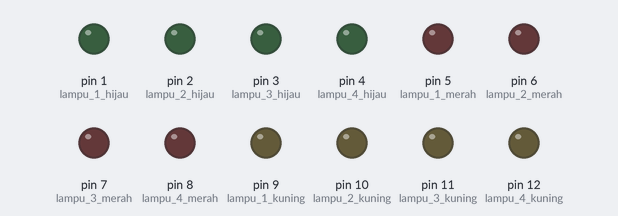
The sketch below on a simulated Arduino Uno, built with avr-gcc and run on an emulated ATmega328P. Parts: output pins drawn as LEDs (lit = HIGH).

Above: at 0.1 s.
At 2.1 s:
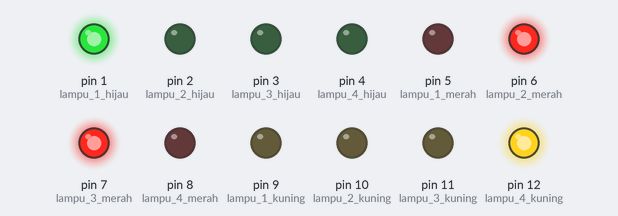
At 12.1 s:
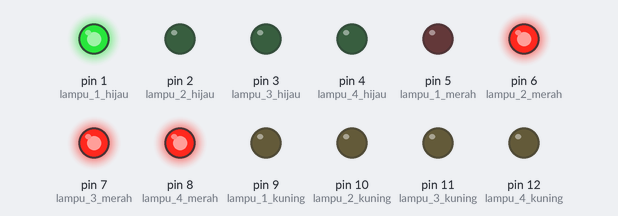
At 22.1 s:
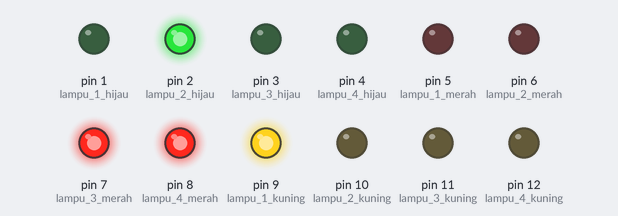
At 32.1 s:
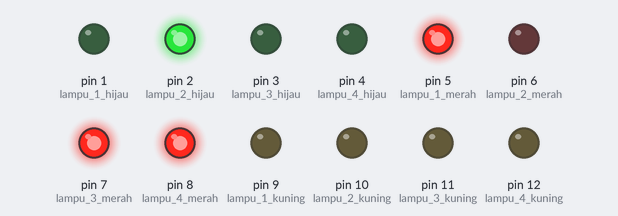
Timing chart, 0 to 33.6 s (numbered marks = the images above):
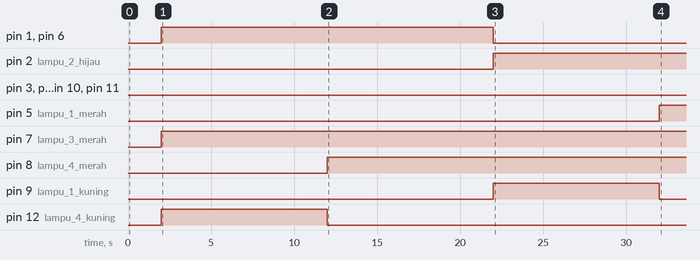

Measured:
- by itself, pin 1 (lampu_1_hijau), pin 6 (lampu_2_merah): LOW → HIGH at 2.0 s, → LOW 20.0 s later
- by itself, pin 2 (lampu_2_hijau): LOW → HIGH at 22.0 s
- by itself, pin 5 (lampu_1_merah): LOW → HIGH at 32.0 s
- by itself, pin 7 (lampu_3_merah): LOW → HIGH at 2.0 s
- by itself, pin 8 (lampu_4_merah): LOW → HIGH at 12.0 s
- by itself, pin 9 (lampu_1_kuning): LOW → HIGH at 22.0 s, → LOW 10.0 s later
- by itself, pin 12 (lampu_4_kuning): LOW → HIGH at 2.0 s, → LOW 10.0 s later

The sketch:

revisi_auto.ino
```cpp
// ==================================================================
//  title   = traffic light
//  author  = Danu andrean
//  date    = 03/02/2020
//
//  note    = tidak menggunakan serial
//          = rumus menentukan timer merah, M = (H*2)+(H-K);
//          = m = merah
//            k = kuning
//            h = hijau
//
//====================================================================


//*****************masukan ke pin output sesui hardware**************
int lampu_1_hijau = 1;
int lampu_2_hijau = 2;
int lampu_3_hijau = 3;
int lampu_4_hijau = 4;

int lampu_1_merah = 5;
int lampu_2_merah = 6;
int lampu_3_merah = 7;
int lampu_4_merah = 8;

int lampu_1_kuning = 9;
int lampu_2_kuning = 10;
int lampu_3_kuning = 11;
int lampu_4_kuning = 12;

//******************************************************************


//nilai timer lampu => timer merah sesuaikan dengan rumus
//----------------------------------------------------------
int timer_merah = 50;
int timer_hijau = 20;
int timer_kuning = 10;
//----------------------------------------------------------

int panel_1_merah = timer_merah;
int panel_2_merah = timer_merah;
int panel_3_merah = timer_merah;
int panel_4_merah = timer_merah;

int panel_1_hijau = timer_hijau;
int panel_2_hijau = timer_hijau;
int panel_3_hijau = timer_hijau;
int panel_4_hijau = timer_hijau;

int panel_1_kuning = timer_kuning;
int panel_2_kuning = timer_kuning;
int panel_3_kuning = timer_kuning;
int panel_4_kuning = timer_kuning;

int time_1_m;
int time_2_m;
int time_3_m;
int time_4_m;

int time_1_h;
int time_2_h;
int time_3_h;
int time_4_h;

int time_1_k;
int time_2_k;
int time_3_k;
int time_4_k;


int keadaan = 1;
int start = 0;


void reset(){
  //mengisi nilai time dengan nilai masukan timer
  time_1_m = panel_1_merah;
  time_2_m = panel_2_merah;
  time_3_m = panel_3_merah;
  time_4_m = panel_4_merah;

  time_1_h = panel_1_hijau;
  time_2_h = panel_2_hijau;
  time_3_h = panel_3_hijau;
  time_4_h = panel_4_hijau;

  time_1_k = panel_1_kuning;
  time_2_k = panel_2_kuning;
  time_3_k = panel_3_kuning;
  time_4_k = panel_4_kuning;

  start = 0;
}

void setup() {
  // put your setup code here, to run once:

  reset();

  pinMode(lampu_1_hijau,OUTPUT);
  pinMode(lampu_2_hijau,OUTPUT);
  pinMode(lampu_3_hijau,OUTPUT);
  pinMode(lampu_4_hijau,OUTPUT);

  pinMode(lampu_1_merah,OUTPUT);
  pinMode(lampu_2_merah,OUTPUT);
  pinMode(lampu_3_merah,OUTPUT);
  pinMode(lampu_4_merah,OUTPUT);

  pinMode(lampu_1_kuning,OUTPUT);
  pinMode(lampu_2_kuning,OUTPUT);
  pinMode(lampu_3_kuning,OUTPUT);
  pinMode(lampu_4_kuning,OUTPUT);
}


void loop() {
  // put your main code here, to run repeatedly:
  delay(1000);

  //algoritma jika mulai || hanya sekali jalan di awal
  if(!start){
     time_2_m = panel_2_merah - panel_2_hijau - panel_2_kuning;
     time_3_m = panel_3_merah - panel_3_kuning;
     start = 1;
  }
  else{
    //hanya reset time merah jika nilai 0

    if(time_1_m == 0) time_1_m = panel_1_merah;
    if(time_2_m == 0) time_2_m = panel_2_merah;
    if(time_3_m == 0) time_3_m = panel_3_merah;
    if(time_4_m == 0) time_4_m = panel_4_merah;

    //algoritma keadaan lampu

    if(keadaan == 1){
      // LOW = mematikan lampu
      // HIGH = menyalakan lampu

      digitalWrite(lampu_4_hijau,LOW);
      digitalWrite(lampu_1_merah,LOW);

      digitalWrite(lampu_1_hijau,HIGH);
      digitalWrite(lampu_2_merah,HIGH);
      digitalWrite(lampu_3_merah,HIGH);
       time_1_h--;
       time_2_m--;
       time_3_m--;

      if (time_4_k == 0){
        digitalWrite(lampu_4_kuning,LOW);
        digitalWrite(lampu_4_merah,HIGH);
        time_4_m--;
      }
      else{
        //ini di hitung terlebih dahulu jika terpenuhi masuk kondisi if di atas
        digitalWrite(lampu_4_kuning,HIGH);
        time_4_k--;
      }
      if (time_1_h == 0){
        keadaan = 2;

        //reset nilai
        time_1_h = panel_1_hijau;
        time_4_k = panel_4_kuning;
      }

    }
    else if(keadaan == 2){
      // LOW = mematikan lampu
      // HIGH = menyalakan lampu

      digitalWrite(lampu_1_hijau,LOW);
      digitalWrite(lampu_2_merah,LOW);

      digitalWrite(lampu_2_hijau,HIGH);
      digitalWrite(lampu_3_merah,HIGH);
      digitalWrite(lampu_4_merah,HIGH);
      time_2_h--;
      time_3_m--;
      time_4_m--;

      if(time_1_k == 0){
        digitalWrite(lampu_1_kuning,LOW);
        digitalWrite(lampu_1_merah,HIGH);
        time_1_m--;
      }
      else{
        digitalWrite(lampu_1_kuning,HIGH);
        time_1_k--;
      }
      if(time_2_h == 0){
        keadaan = 3;
        //reset nilai
        time_2_h = panel_2_hijau;
        time_1_k = panel_1_kuning;
      }
    }

    else if(keadaan == 3){
      // LOW = mematikan lampu
      // HIGH = menyalakan lampu

      digitalWrite(lampu_2_hijau,LOW);
      digitalWrite(lampu_3_merah,LOW);

      digitalWrite(lampu_3_hijau,HIGH);
      digitalWrite(lampu_1_merah,HIGH);
      digitalWrite(lampu_4_merah,HIGH);
      time_3_h--;
      time_1_m--;
      time_4_m--;

      if(time_2_k == 0){
        digitalWrite(lampu_2_kuning,LOW);
        digitalWrite(lampu_2_merah,HIGH);
        time_2_m--;
      }
      else{
        digitalWrite(lampu_2_kuning,HIGH);
        time_2_k--;
      }
      if (time_3_h == 0){
        keadaan = 4;

        //reset nilai
        time_3_h = panel_3_hijau;
        time_2_k = panel_2_kuning;
      }
    }
    else if(keadaan == 4){
      // LOW = mematikan lampu
      // HIGH = menyalakan lampu

      digitalWrite(lampu_3_hijau,LOW);
      digitalWrite(lampu_4_merah,LOW);

      digitalWrite(lampu_4_hijau,HIGH);
      digitalWrite(lampu_2_merah,HIGH);
      digitalWrite(lampu_1_merah,HIGH);

      time_4_h--;
      time_2_m--;
      time_1_m--;

      if(time_3_k == 0){
        digitalWrite(lampu_3_kuning,LOW);
        digitalWrite(lampu_3_merah,HIGH);
        time_3_m--;
      }
      else{
        digitalWrite(lampu_3_kuning,HIGH);
        time_3_k--;
      }
      if(time_4_h == 0){
        keadaan = 1;

        //reset nilai
        time_4_h = panel_4_hijau;
        time_3_k = panel_3_kuning;
      }
    }//akhir keadaan 4

  }
}
```
